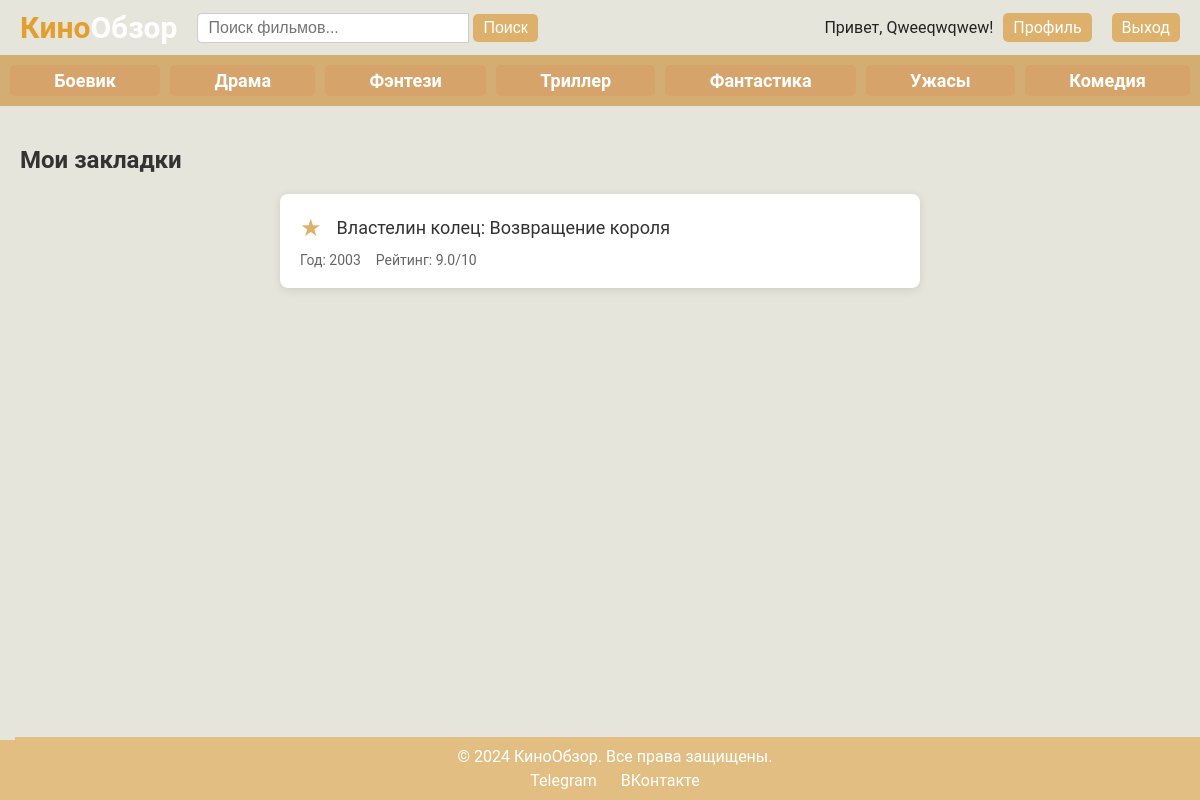
Screenshot of /kinoobzor/bookmarks.php (signed in) with the database file from the repository.
### tables this page shows
CREATE TABLE `movies` (
  `id` int NOT NULL,
  `title` varchar(255) NOT NULL,
  `genre` varchar(50) NOT NULL,
  `release_year` int NOT NULL,
  `rating` decimal(3,1) NOT NULL,
  `description` text,
  `created_at` timestamp NULL DEFAULT CURRENT_TIMESTAMP
);

### kinoobzor/bookmarks.php (the view, shortened to what this page needs)
<?php
include 'db.php';
$user_id = $_SESSION['user_id'];
$stmt = $db->prepare("
    SELECT movies.*
    FROM bookmarks
    JOIN movies ON bookmarks.movie_id = movies.id
    WHERE bookmarks.user_id = :user_id
");
$stmt->bindParam(':user_id', $user_id, PDO::PARAM_INT);
$stmt->execute();
$bookmarks = $stmt->fetchAll(PDO::FETCH_ASSOC);
?>
<!DOCTYPE html>
<html lang="ru">
<head>
    <link rel="stylesheet" href="styles.css">
</head>
<body>
    <?php include 'header.php'; ?>
    <div class="bookmarks-container">
    <h2>Мои закладки</h2>
    <?php if ($bookmarks): ?>
        <ul class="bookmark-list">
            <?php foreach ($bookmarks as $bookmark): ?>
                <li class="bookmark-item">
                    <a href="movie.php?movie_id=<?= htmlspecialchars($bookmark['id']) ?>">
                        <?= htmlspecialchars($bookmark['title']) ?>
                    </a>
                    <div class="bookmark-meta">
                        <span>Год: <?= htmlspecialchars($bookmark['release_year']) ?></span>
                        <span>Рейтинг: <?= htmlspecialchars($bookmark['rating']) ?>/10</span>
                    </div>
                </li>
            <?php endforeach; ?>
        </ul>
    <?php endif; ?>
</div>
</body>
</html>

### kinoobzor/styles.css (style rules this page uses)
body { font-family: 'Roboto', sans-serif; background-color: #E5E5DB; color: #333; margin: 0; padding: 0; transition: background-color 0.3s; }
.bookmarks-container { padding: 20px; }
.bookmark-list { list-style: none; padding: 0; }
.bookmark-list li { margin-bottom: 10px; }
.bookmark-list a { text-decoration: none; color: #DDB16B; font-size: 18px; }
.bookmark-list { list-style: none; padding: 0; display: flex; flex-direction: column; align-items: center; gap: 15px; }
.bookmark-item { background: white; width: 80%; max-width: 600px; padding: 20px; border-radius: 8px; box-shadow: 0 2px 10px rgba(0,0,0,0.1); transition: transform 0.3s ease; }
.bookmark-item a { display: flex; align-items: center; text-decoration: none; color: #333; font-size: 18px; }
.bookmark-item a::before { content: "★"; color: #DDB16B; margin-right: 15px; font-size: 24px; }
.bookmark-meta { margin-top: 10px; font-size: 14px; color: #666; display: flex; gap: 15px; }

### rows the page displays
movies: title "Властелин колец: Возвращение короля", release_year "2003", rating "9.0"

### other values shown
$_SESSION['username'] "Qweeqwqwew"
